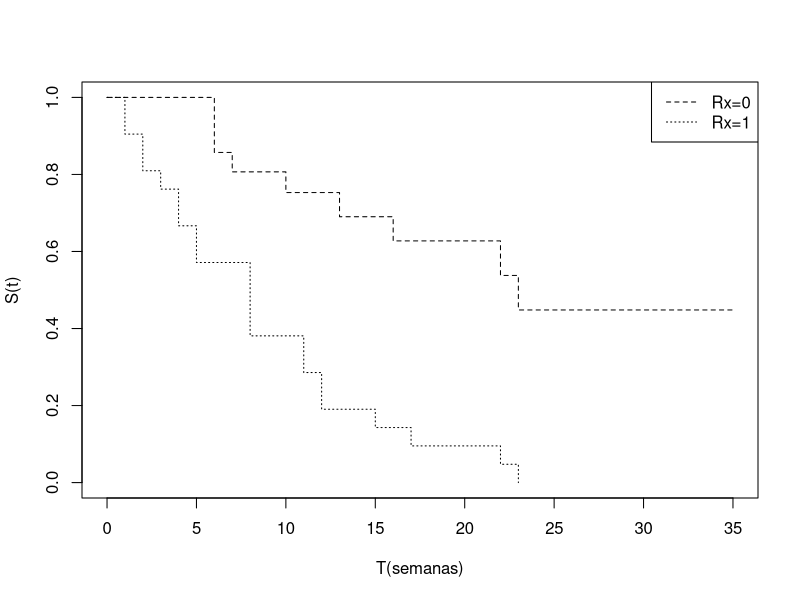
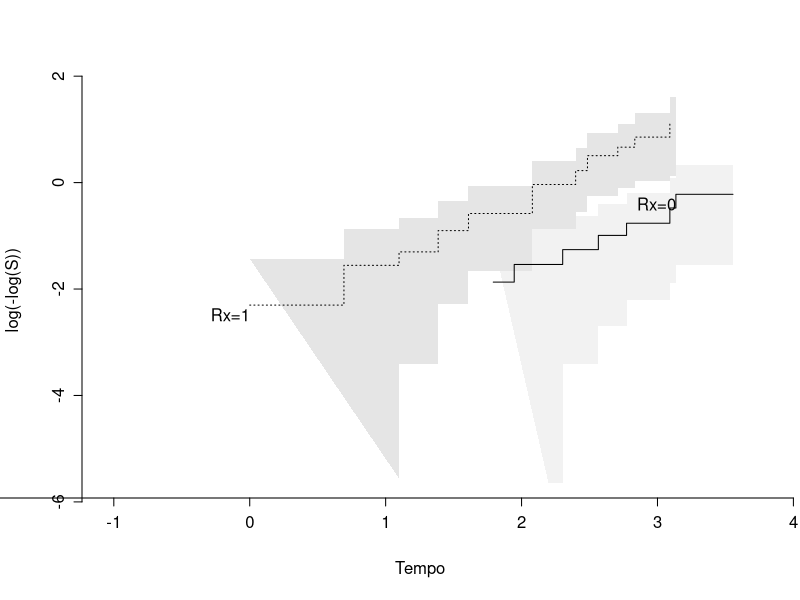
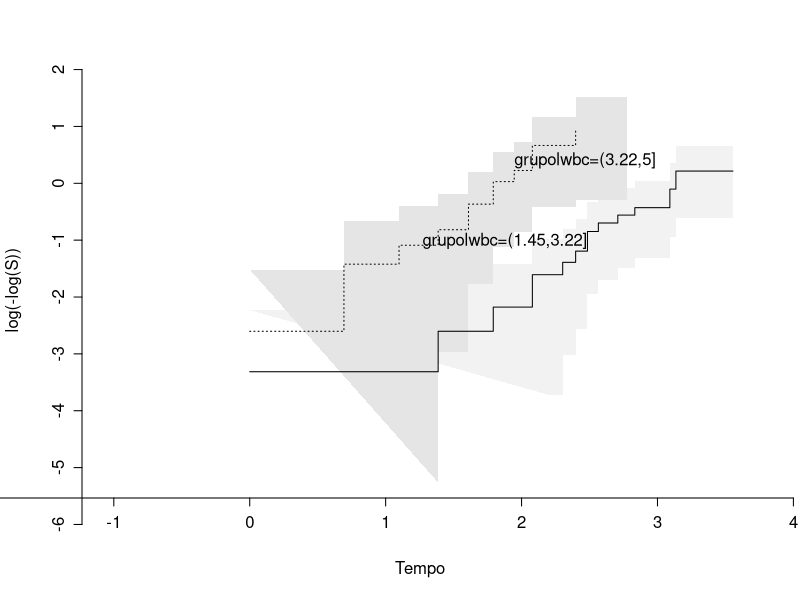
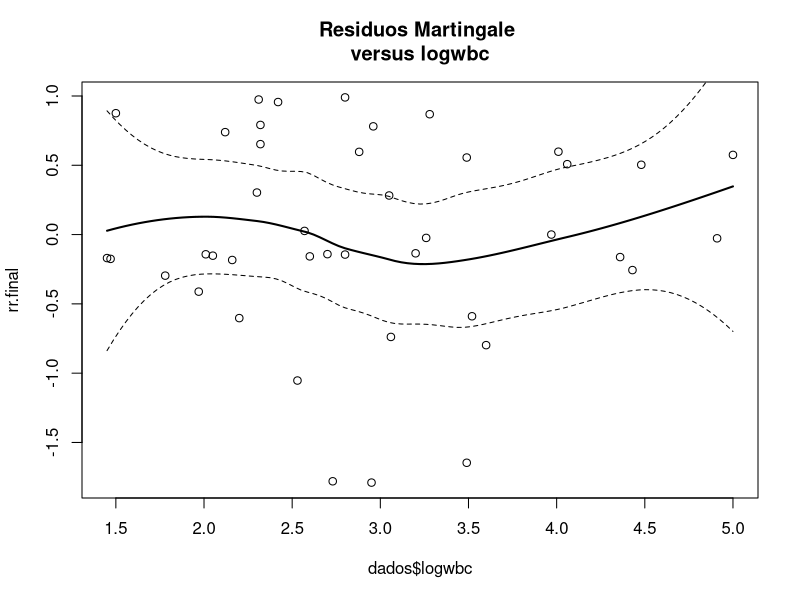
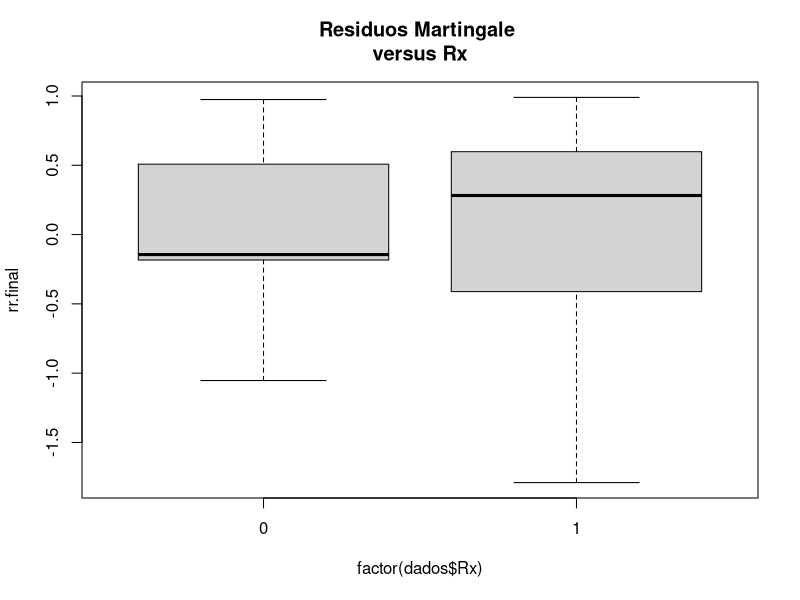
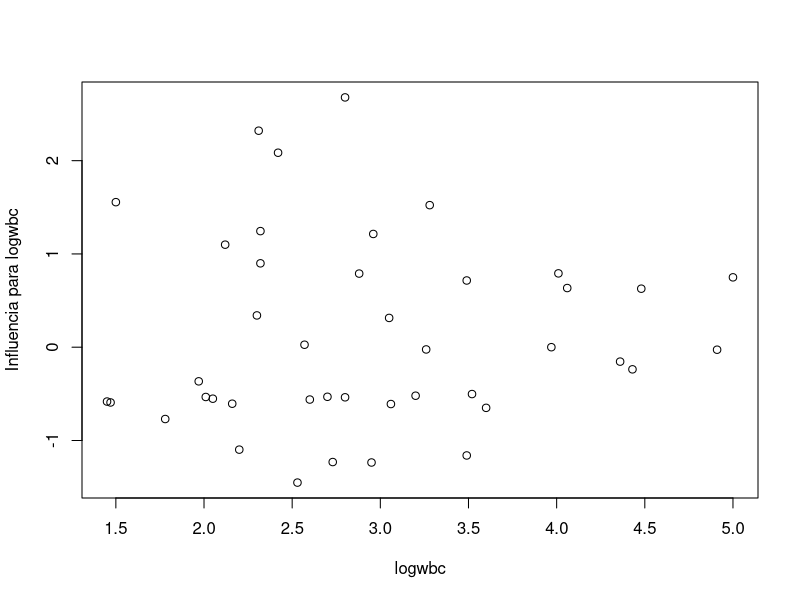
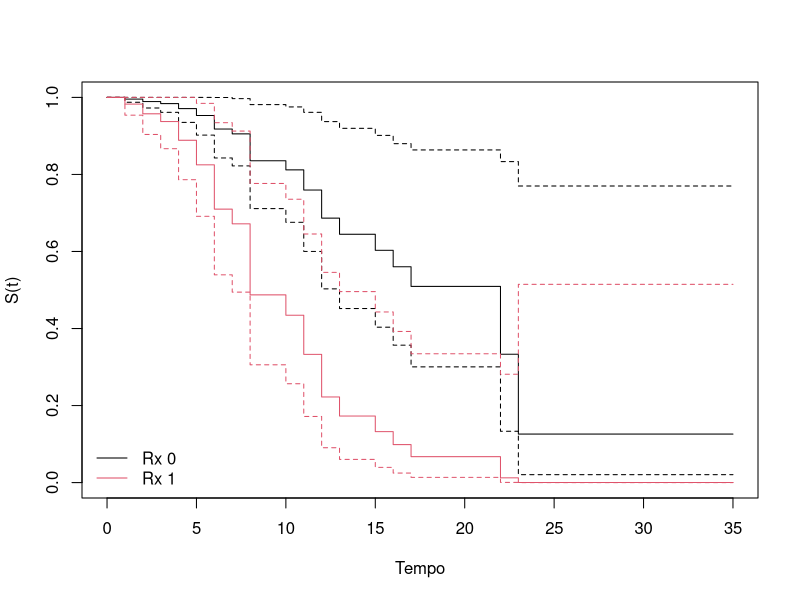

These figures' R source, in order:
## ---- chunk 1
library(survival)
library(readxl)
dados <- read_xlsx("anderson.xlsx", col_names = TRUE )
summary(dados)

## ---- chunk 2
ekm <- survfit(Surv(tempo,status)~Rx, data=dados)
tempo <- ekm$time
st <- ekm$surv
summary(ekm)
plot(ekm, xlab="T(semanas)",ylab="S(t)", lty=2:3)
legend("topright",c("Rx=0","Rx=1"), lty = 2:3)
## ---- chunk 3
leuc.cox1 <- coxph(Surv(tempo, status) ~ sexo + logwbc + Rx, data = dados)
summary(leuc.cox1)
## ---- chunk 4
library(MASS)
leuc.cox2 <- stepAIC(leuc.cox1, direction="backward", trace=FALSE)
summary(leuc.cox2)
## ---- chunk 5
coef(leuc.cox2)
logLik(leuc.cox2)
## ---- chunk 6
library(rms)
survplot(npsurv(Surv(tempo, status) ~ Rx, data = dados),
loglog = TRUE, logt=TRUE, xlab = "Tempo", ylab = "log(-log(S))")

## ---- chunk 7
library(survminer)
ponto <- surv_cutpoint(dados, time = "tempo", event = "status", variables = "logwbc")
ponto$cutpoint[1]
dados$grupolwbc <- cut(dados$logwbc,ponto$cutpoint[1])
survplot(npsurv(Surv(tempo, status) ~ grupolwbc, data = dados),
loglog = TRUE, logt=TRUE, xlab = "Tempo", ylab = "log(-log(S))")

## ---- chunk 8
smoothSEcurve <- function(yy, xx) {
# usar depois de chamr um grafico
# Ajusta um curva lowess curve com IC de 95%
xx.list <- min(xx) + ((0:100)/100)*(max(xx) - min(xx))
# Then fit loess function through the points (xx, yy)
# at the listed values
yy.xx <- predict(loess(yy ~ xx), se=T,
newdata=data.frame(xx=xx.list))
lines(yy.xx$fit ~ xx.list, lwd=2)
lines(yy.xx$fit -
qt(0.975, yy.xx$df)*yy.xx$se.fit ~ xx.list, lty=2)
lines(yy.xx$fit +
qt(0.975, yy.xx$df)*yy.xx$se.fit ~ xx.list, lty=2)
}
rr.final <- residuals(leuc.cox2 , type="martingale")
plot(rr.final ~ dados$logwbc)
smoothSEcurve(rr.final, dados$logwbc)
title("Residuos Martingale \nversus logwbc")
plot(rr.final ~ factor(dados$Rx))
title("Residuos Martingale \nversus Rx")
## ---- chunk 9
rr.final2 <- residuals(leuc.cox2 , type="deviance")
plot(dados$logwbc, rr.final2, xlab="logwbc", ylab = "Influencia para logwbc")
# rr.final2 <- residuals(leuc.cox2 , type="dfbeta")
# plot(dados$logwbc, rr.final2[,1], xlab="logwbc", ylab = "Influencia para logwbc")
## ---- chunk 10
amostra <- data.frame(
Rx = c(0, 1), logwbc = rep(mean(dados$logwbc), 2))
amostra.surv <- survfit(leuc.cox2, newdata = amostra)
plot(amostra.surv, col = c(1, 2), conf.int = TRUE,
xlab = "Tempo", ylab = "S(t)")
legend("bottomleft", bty = "n", lty = 1, col = 1:2,
legend = sprintf("Rx %d", 0:1))
